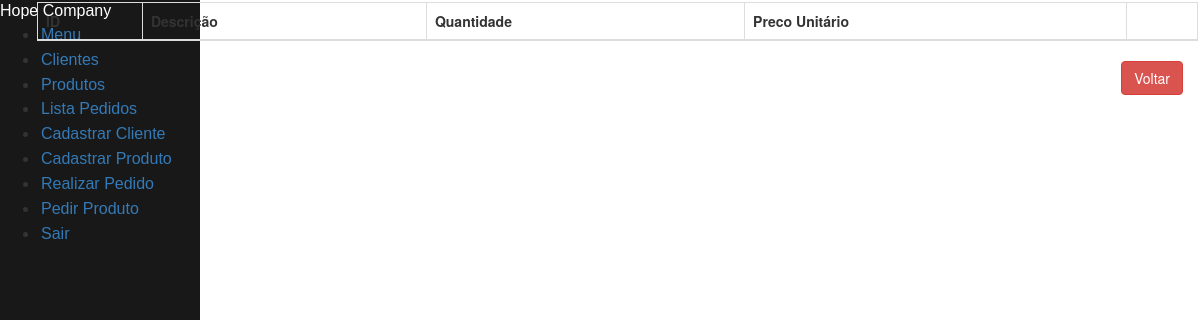
/produto/, run on an earlier commit of the app's database.
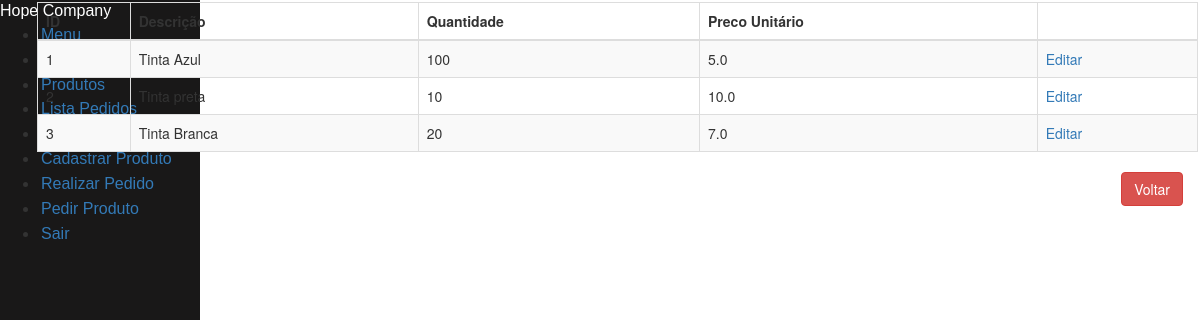
And on a later commit of the database.
### tables this page shows
CREATE TABLE produto (
    id_produto INTEGER PRIMARY KEY AUTOINCREMENT,
    descricao VARCHAR(50) NOT NULL,
    quantidade INTEGER,
    preco_unitario REAl NOT NULL
);

### clientes.py (the view)
@app.route("/produto/")
def listar_produtos_api():
    return render_template("lista_produtos.html", produtos = listar_produtos())

### clientes.py (called while the page is built)
def row_to_dict(description, row):
    if row == None:
        return None
    d = {}
    for i in range(0, len(row)):
        d[description[i][0]] = row[i]
    return d

def rows_to_dict(description, rows):
    result = []
    for row in rows:
        result.append(row_to_dict(description, row))
    return result

def conectar():
    return sqlite3.connect('clientes.db')

def listar_produtos():
    with closing(conectar()) as con, closing(con.cursor()) as cur:
        cur.execute("SELECT p.id_produto, p.descricao, p.preco_unitario, p.quantidade FROM produto p ORDER BY p.id_produto")
        return rows_to_dict(cur.description, cur.fetchall())

### templates/lista_produtos.html (shortened to what this page needs)
{% extends "menu.html" %}
{% block content %}
    <div class="table-responsive" id="sailorTableArea">
        <table id="sailorTable" class="table table-striped table-bordered" width="100%">
            <thead>
                <tr>
                    <th>ID</th>
                    <th>Descrição</th>
                    <th>Quantidade</th>
                    <th>Preco Unitário</th>
                    <th>&nbsp;</th>
                </tr>
                <thead>
                    <tbody>
                        {% for produto in produtos %}
                        <tr>
                            <td>{{produto['id_produto']}}</td>
                            <td>{{produto['descricao']}}</td>
                            <td>{{produto['quantidade']}}</td>
                            <td>{{produto['preco_unitario']}}</td>
                            <td><a href="/produto/{{produto['id_produto']}}" class="botao">Editar</a></td>
                        </tr>
                        {% endfor %}
                    </tbody>
        </table>
    </div>
    <div class="form-group">
        <label class="col-md-4 control-label" for="btnsalvar"></label>
        <div class="col-md-8 text-right">
            <a id="btncancelar" name="btncancelar" class="btn btn-danger" href="/menu">Voltar</a>
        </div>
    </div>
{% endblock %}

### templates/menu.html (shortened to what this page needs)
<!DOCTYPE html>
<html>
<head>
  {% block head%}
  <link href="//maxcdn.bootstrapcdn.com/bootstrap/3.3.0/css/bootstrap.min.css" rel="stylesheet" id="bootstrap-css">
  <link rel="stylesheet" href="https://unpkg.com/purecss@2.0.3/build/pure-min.css">
{% endblock %}
<header>
    {% block navbar %}
    <div class="pure-menu custom-restricted-width">
        <span class="pure-menu-heading">Hope Company</span>
        <ul class="pure-menu-list">
            <li class="pure-menu-item">
                <a href="/menu/" class="pure-menu-link">Menu</a>
            </li>
            <li class="pure-menu-item">
                <a href="/cliente" class="pure-menu-link">Clientes</a>
            </li>
            <li class="pure-menu-item">
                <a href="/produto" class="pure-menu-link">Produtos</a>
            </li>
            <li class="pure-menu-item">
                <a href="/pedido" class="pure-menu-link">Lista Pedidos</a>
            </li>
            <li class="pure-menu-item">
                <a href="/cliente/novo" class="pure-menu-link">Cadastrar Cliente</a>
            </li>
            <li class="pure-menu-item">
                <a href="/produto/novo" class="pure-menu-link">Cadastrar Produto</a>
            </li>
            <li class="pure-menu-item">
                <a href="/pedido/novo" class="pure-menu-link">Realizar Pedido</a>
            </li>
            <li class="pure-menu-item">
                <a href="/produto/pedido" class="pure-menu-link">Pedir Produto</a>
            </li>
            <li class="pure-menu-item">
                <a href="/" class="pure-menu-link">Sair</a>
            </li>
        </ul>
    </div>
</header>
{% endblock %}
<body>
    {% block body%}
        <aside>
            {% block content%}
            {% endblock %}
        </aside>
    {% endblock %}
</body>
</html>

### templates/menu.html (style rules this page uses)
.custom-restricted-width { display: inline-block; background-color: #191818; width: 200px; }
.pure-menu-heading { font-family: Arial, Helvetica, sans-serif; font-size: 12pt; color: white; }
.pure-menu-link { font-family: Arial, Helvetica, sans-serif; font-size: 12pt; }
.pure-menu { height: 100%; position: fixed; }
.pure-menu-item { padding: 1px; }
aside { position: relative; float: right; top: 0; left: 0; width: 1165px; padding: 2px; }

What changed in the data, as far as the page shows it:
added produto: id_produto "1", descricao "Tinta Azul", quantidade "100", preco_unitario "5.0"
added produto: id_produto "2", descricao "Tinta preta", quantidade "10", preco_unitario "10.0"
added produto: id_produto "3", descricao "Tinta Branca", quantidade "20", preco_unitario "7.0"
